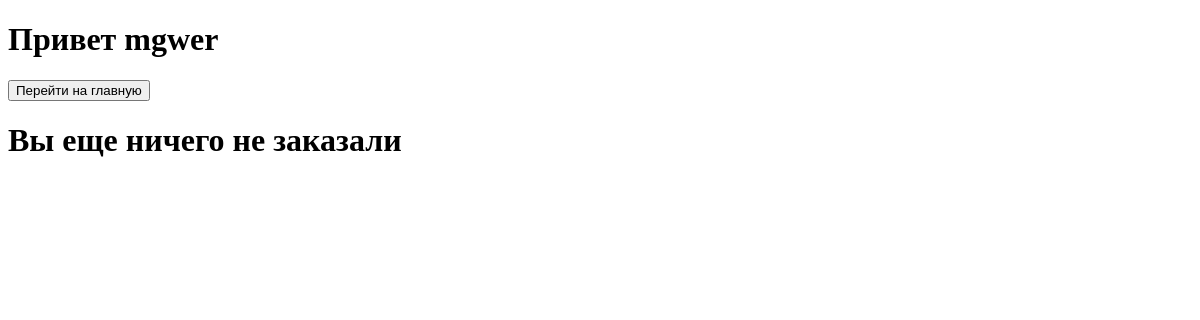
Before: /orders/client_orders/ (signed in) with the older database file.
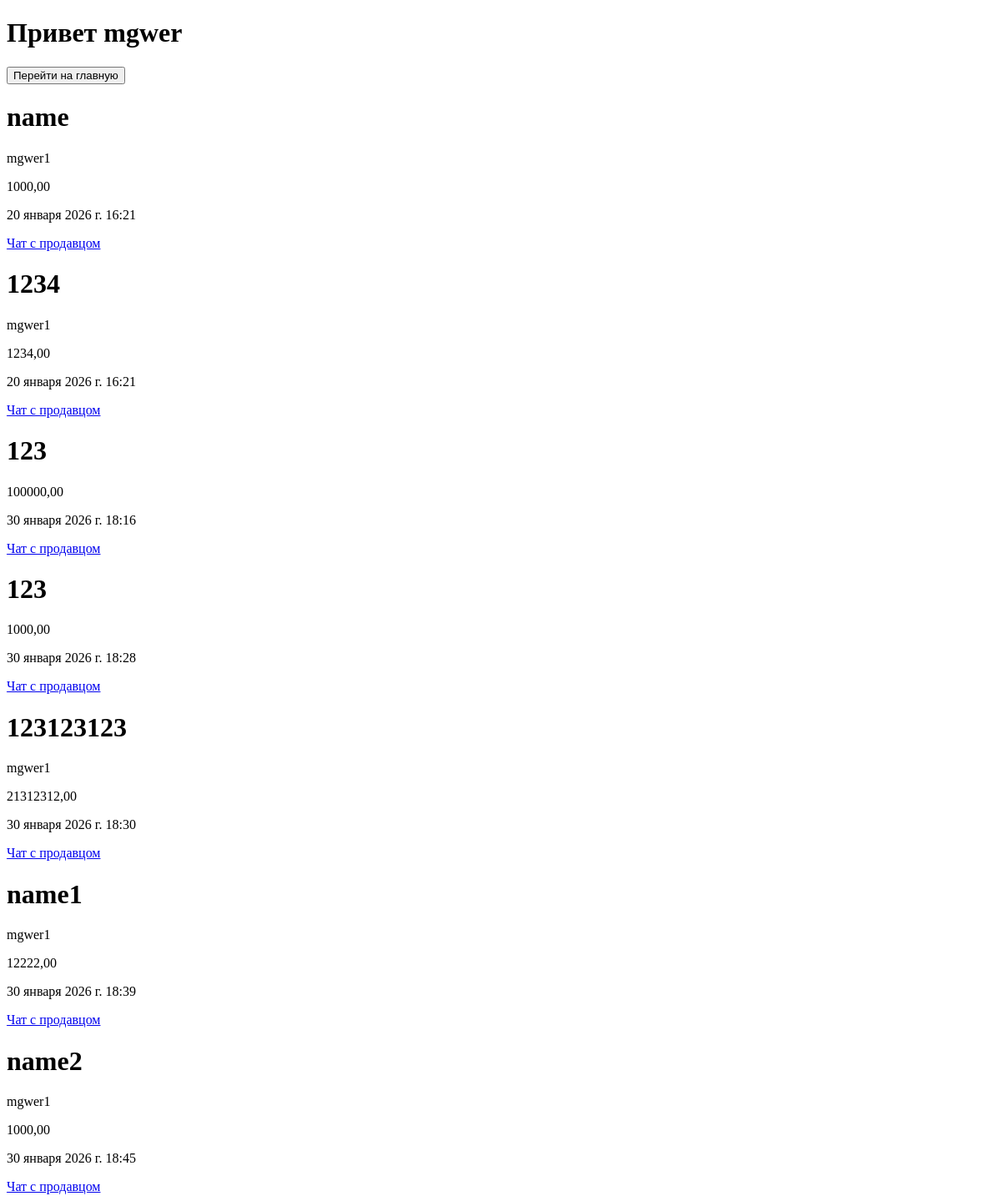
After: the same page with the newer database file.
### orders/models.py (models this page shows, shortened)
class Order(models.Model):
    service = models.ForeignKey(Service, on_delete=models.CASCADE, blank=True, null=True)
    client = models.ForeignKey(User, on_delete=models.CASCADE, blank=True, null=True)
    created_at = models.DateTimeField(auto_now_add=True)

### service/models.py (models this page shows, shortened)
class Service(models.Model):
    title = models.CharField(max_length=100)
    description = models.TextField()
    price = models.DecimalField(decimal_places=2, max_digits=10)
    executor = models.ForeignKey(User, on_delete=models.CASCADE, related_name="services", blank=True, null=True)
    category = models.CharField(max_length=100)
    created_at = models.DateTimeField(auto_now_add=True)
    updated_at = models.DateTimeField(auto_now=True)

### accounts/models.py (models this page shows)
class User(AbstractUser):
    ROLE_CHOICES = (("client", "Заказчик"),
                    ("seller", "Исполнитель"))
    role = models.CharField(choices=ROLE_CHOICES, default="client")

### orders/views.py (the view)
# urls.py: path("client_orders/", views.client_orders_view, name="client_orders_view"),
@login_required
def client_orders_view(request):
    orders = Order.objects.filter(client=request.user)
    return render(request, "client/client_orders.html", {"orders":orders})

### core/templates/client/client_orders.html (shortened to what this page needs)
<!DOCTYPE html>
<html lang="en">
<head>
</head>
<body>
    <h1>Привет {{user.username}}</h1>
    <a href="{% url "home" %}"><button>Перейти на главную</button></a>
    {% for i in orders %}
    <h1>{{i.service.title}}</h1>
    <p>{{i.service.executor.username}}</p>
    <p>{{i.service.price}}</p>
    <p>{{i.created_at}}</p>
    <a href="{% url "chat_view" i.id %}">Чат с продавцом</a>
    {% empty %}
    <h1>Вы еще ничего не заказали</h1>
    {% endfor %}
</body>
</html>

Changed rows visible on the page:
added Order: service "name", service.executor.username "mgwer1", service.price "1000,00", created_at "20 января 2026 г. 16:21"
added Order: service "1234", service.executor.username "mgwer1", service.price "1234,00", created_at "20 января 2026 г. 16:21"
added Order: service "123", service.price "100000,00", created_at "30 января 2026 г. 18:16"
added Order: service "123", service.price "1000,00", created_at "30 января 2026 г. 18:28"
added Order: service "123123123", service.executor.username "mgwer1", service.price "21312312,00", created_at "30 января 2026 г. 18:30"
added Order: service "name1", service.executor.username "mgwer1", service.price "12222,00", created_at "30 января 2026 г. 18:39"
added Order: service "name2", service.executor.username "mgwer1", service.price "1000,00", created_at "30 января 2026 г. 18:45"
Other visible differences:
text no longer shown: "Вы еще ничего не заказали"
